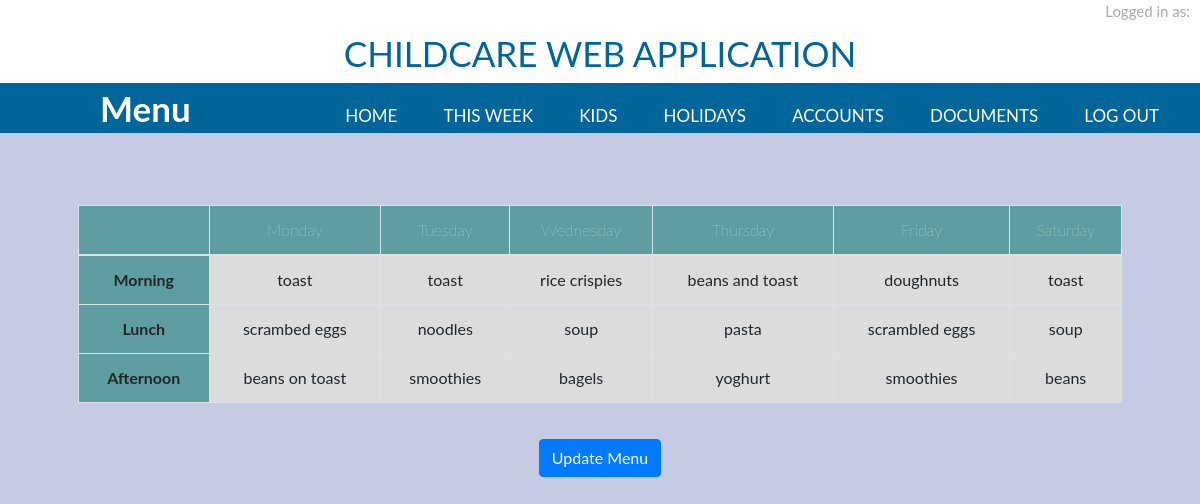
The page /menu on the database its author committed.
### creche/models.py (models this page shows, shortened)
class Menu(models.Model):
    MORNING = 'AM'
    LUNCH = 'MD'
    AFTERNOON = 'PM'
    MEALTIME_CHOICES = [
        (MORNING, 'Morning'),
        (LUNCH, 'Lunch'),
        (AFTERNOON, 'Afternoon')
    ]
    mealtime = models.CharField(
        max_length=2,
        choices=MEALTIME_CHOICES,
        default=MORNING,
    )
    MONDAY = 'MON'
    TUESDAY = 'TUE'
    WEDNESDAY = 'WED'
    THURSDAY = "THU"
    FRIDAY = "FRI"
    SATURDAY ="SAT"
    DAY_CHOICES = [
        (MONDAY, 'Monday'),
        (TUESDAY, 'Tuesday'),
        (WEDNESDAY, 'Wednesday'),
        (THURSDAY, 'Thursday'),
        (FRIDAY, 'Friday'),
        (SATURDAY, 'Saturday'),
    ]
    day = models.CharField(
        max_length=3,
        choices=DAY_CHOICES,
        default=MONDAY,
    )
    content = models.CharField(max_length=64)

### creche/views.py (the view)
# urls.py: path('menu', views.menu, name = 'menu'),
def menu(request):
    context = {
        "menu": Menu.objects.all(),
        "monday_morning": Menu.objects.filter(mealtime="AM",day="MON"),
        "monday_meals": Menu.objects.filter(day="MON"),
        "morning_meals": Menu.objects.order_by("id").filter(mealtime='AM'),
        "lunch_meals": Menu.objects.order_by("id").filter(mealtime='MD'),
        "afternoon_meals": Menu.objects.order_by("id").filter(mealtime='PM'),
        "ordered":Menu.objects.order_by("id").filter(mealtime="AM")
    }
    return render(request, 'Menu/menu.html', context)

### templates/Menu/menu.html (shortened to what this page needs)
{% extends "main_layout.html" %}
{% block page %}
   Menu
{% endblock %}
{% block menuoptions%}
    <li class="nav-item"><a class="nav-link" href="/main">Home</a></li>
    <li class="nav-item"><a class="nav-link" href="/thisWeek">This Week</a></li>
    <li class="nav-item"><a class="nav-link" href="/kids">Kids</a></li>
    <li class="nav-item"><a class="nav-link" href="/holidays">Holidays</a></li>
    <li class="nav-item"><a class="nav-link" href="/accounts">Accounts</a></li>
    <li class="nav-item"><a class="nav-link" href="/paperwork">Documents</a></li>
    <li class="nav-item"><a class="nav-link" href="{% url 'logout' %}">Log Out</a></li>
{% endblock %}
{% block content %}
<br>
        <table class="table table-bordered">
            <thead>
                <tr>
                    <th scope="col"></th>
                    <th scope="col">Monday</th>
                    <th scope="col">Tuesday</th>
                    <th scope="col">Wednesday</th>
                    <th scope="col">Thursday</th>
                    <th scope="col">Friday</th>
                    <th scope="col">Saturday</th>
                </tr>
            </thead>
            <tbody>
                <tr>
                    <td id="idcolumn"><strong>Morning</strong></td>
                    {% for meal in morning_meals %}
                        <td>{{ meal.content}}</td>
                    {% endfor %}
                </tr>
                <tr>
                    <td id="idcolumn"><strong>Lunch</strong></td>
                    {% for meal in lunch_meals %}
                        <td>{{ meal.content }}</td>
                    {% endfor %}
                </tr>
                <tr>
                    <td id="idcolumn"><strong>Afternoon</strong></td>
                    {% for meal in afternoon_meals %}
                        <td>{{ meal.content }}</td>
                    {% endfor %}
                </tr>
            </tbody>
        </table>
    <form action="{% url 'updatemenu' %}" method="post">
        <p align ="center">
            <button class="btn btn-primary" type="submit" name = "submit" value = "Update" style ="margin:20px;">Update Menu</button>
        </p>
    </form>
{% endblock %}

### templates/main_layout.html (shortened to what this page needs)
<!DOCTYPE html>  <html lang="en">
    <head>
        <link href="https://maxcdn.bootstrapcdn.com/bootstrap/4.1.3/css/bootstrap.min.css" rel="stylesheet">
        <link href="/static/main_layout.css?{% now 'U' %}" rel="stylesheet">
        <link href="/static/verticaltabs.css?{% now 'U' %}" rel="stylesheet">
        <link rel="stylesheet" href="//code.jquery.com/ui/1.12.1/themes/base/jquery-ui.css">
    </head>
    <div id = "userloggedin">
        Logged in as: {{ user.username }}
    </div>
    <div id = "maintitle">
         CHILDCARE WEB APPLICATION
    </div>
    <body>
        <nav>
            <label class="logo">{% block page %}{% endblock %}</label>
            <ul>
                {% block menuoptions %}
                {% endblock %}
            </ul>
        </nav>
        <div id = "bg">
        <main class="container p-5">
            {% block content %}
            {% endblock %}
        </main>
        </div>
    </body>
</html>

### static/main_layout.css (style rules this page uses)
#maintitle { color: #006699; font-size: 35px; text-align:center; background:white; line-height: 60px; }
body { background-color: #c5cbe3; font-family: montserrat; }
* { padding: 0; margin: 0; text-decoration: none; list-style: none; box-sizing: border-box; }
nav { background: #006699; height: 50px; width: 100%; }
label.logo { color: white; font-size: 35px; line-height: 50px; padding: 0 100px; font-weight: bold; }
nav ul { float: right; margin-right: 20px; }
nav ul li { display: inline-block; line-height: 50px; margin: 0 5px; }
nav ul li a { color: white; font-size:17px; padding: 7px 13px; border-radius: 3px; text-transform: uppercase; }
#userloggedin { color: darkgray; font-size: 15px; text-align:right; background:white; padding-right: 10px; }
table, thead, tr, tbody, th, td { text-align: center; vertical-align: center; }
th { color: white; font-weight: lighter; background-color: cadetblue; }
thead { position:sticky; top:0; }
tbody { background: gainsboro; }
#idcolumn { background-color:cadetblue; }

### static/verticaltabs.css (style rules this page uses)
* { box-sizing: border-box }
body { font-family: "Lato", sans-serif; }

### rows shown on the page
Menu: content "toast"
Menu: content "toast"
Menu: content "rice crispies"
Menu: content "beans and toast"
Menu: content "doughnuts"
Menu: content "toast"
Menu: content "scrambed eggs"
Menu: content "noodles"
Menu: content "soup"
Menu: content "pasta"
Menu: content "scrambled eggs"
Menu: content "soup"
Menu: content "beans on toast"
Menu: content "smoothies"
Menu: content "bagels"
Menu: content "yoghurt"
Menu: content "smoothies"
Menu: content "beans"
